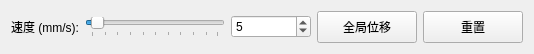
        <widget class="QWidget" name="">
         <property name="geometry">
          <rect>
           <x>10</x>
           <y>228</y>
           <width>491</width>
           <height>34</height>
          </rect>
         </property>
         <layout class="QHBoxLayout" name="horizontalLayout_7">
          <item>
           <layout class="QHBoxLayout" name="speedRow_global">
            <item>
             <widget class="QLabel" name="speedLabel_3">
              <property name="text">
               <string>速度 (mm/s):</string>
              </property>
             </widget>
            </item>
            <item>
             <widget class="QSlider" name="robotSpeedSlider_global">
              <property name="minimumSize">
               <size>
                <width>140</width>
                <height>0</height>
               </size>
              </property>
              <property name="minimum">
               <number>1</number>
              </property>
              <property name="maximum">
               <number>100</number>
              </property>
              <property name="pageStep">
               <number>5</number>
              </property>
              <property name="value">
               <number>5</number>
              </property>
              <property name="orientation">
               <enum>Qt::Orientation::Horizontal</enum>
              </property>
              <property name="tickPosition">
               <enum>QSlider::TickPosition::TicksBelow</enum>
              </property>
              <property name="tickInterval">
               <number>10</number>
              </property>
             </widget>
            </item>
            <item>
             <widget class="QSpinBox" name="robotSpeedSpin_global">
              <property name="minimumSize">
               <size>
                <width>80</width>
                <height>0</height>
               </size>
              </property>
              <property name="minimum">
               <number>1</number>
              </property>
              <property name="maximum">
               <number>100</number>
              </property>
              <property name="value">
               <number>5</number>
              </property>
             </widget>
            </item>
           </layout>
          </item>
          <item>
           <widget class="QPushButton" name="robotBtnPTP_global">
            <property name="minimumSize">
             <size>
              <width>100</width>
              <height>32</height>
             </size>
            </property>
            <property name="text">
             <string>全局位移</string>
            </property>
           </widget>
          </item>
          <item>
           <widget class="QPushButton" name="robotBtnReset_global">
            <property name="minimumSize">
             <size><width>100</width><height>32</height></size>
            </property>
            <property name="maximumSize"><size><width>100</width><height>32</height></size></property>
            <property name="text"><string>重置</string></property>
           </widget>
          </item>
         </layout>
        </widget>
